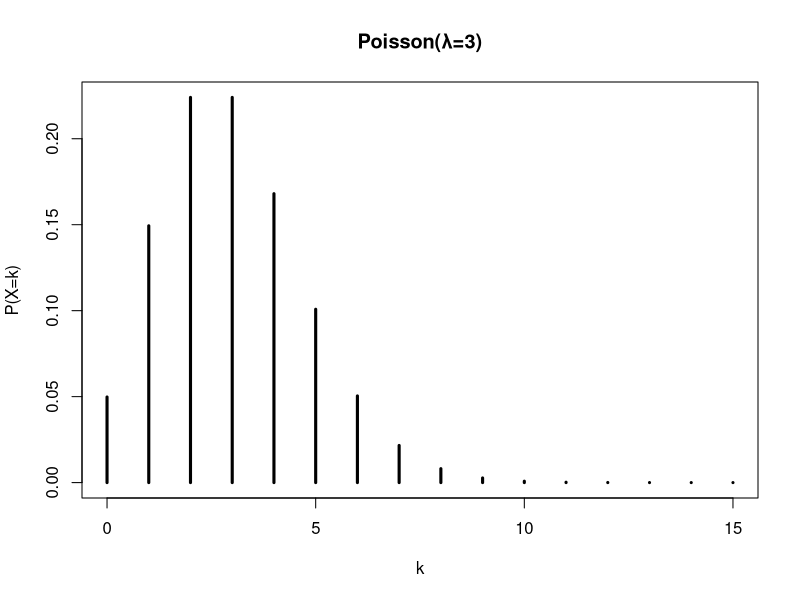
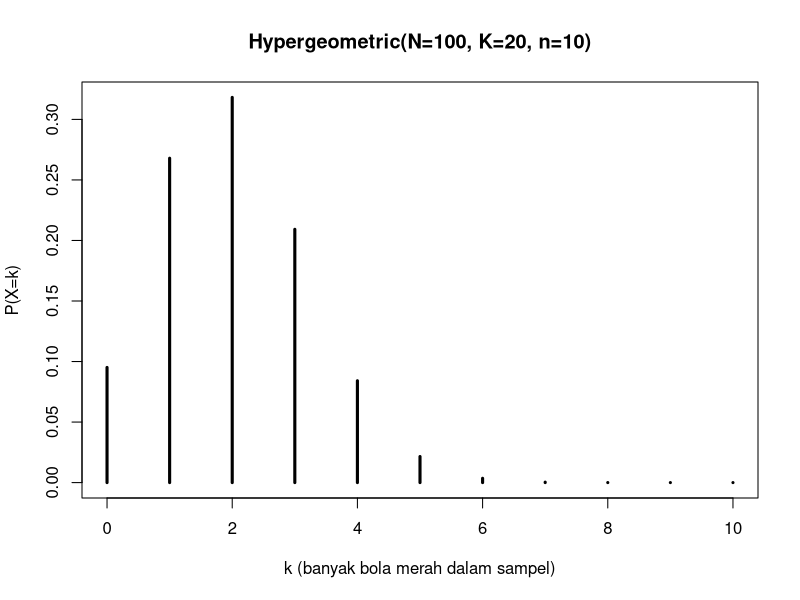
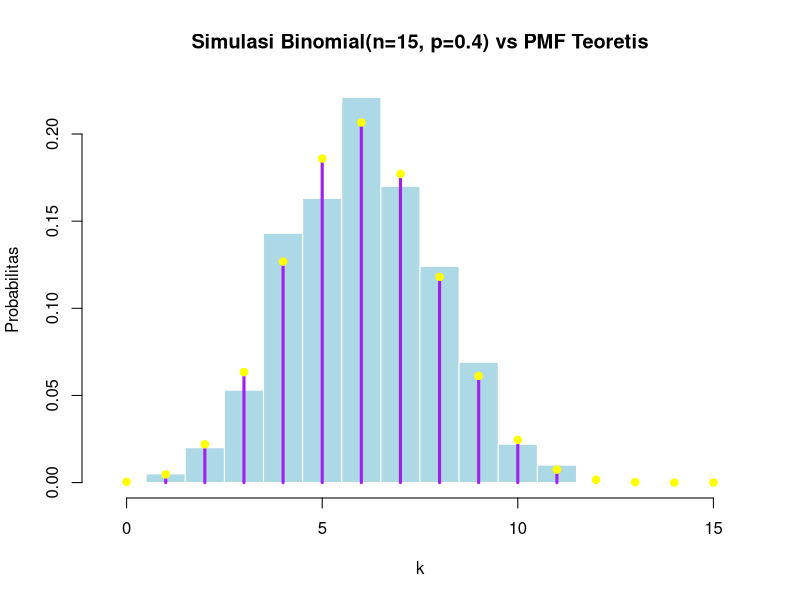

Reproduce these figures in R, in order.
# 1. Jika rata-rata pelanggan datang ke toko adalah 3 orang per jam, modelkan dengan Poisson dan hitung P(X≥5)
lambda <- 3          # rata-rata pelanggan per jam
x <- 0:15
pmf <- dpois(x, lambda)
plot(x, pmf, type='h', lwd=3,
     main='Poisson(λ=3)', xlab='k', ylab='P(X=k)')

# P(X >= 5) = 1 - P(X <= 4)
p_ge5 <- 1 - ppois(4, lambda)
p_ge5

# Verifikasi dengan jumlah manual PMF
sum(dpois(5:15, lambda))

# 2. Dari 100 bola (20 berwarna merah), diambil 10 tanpa pengembalian. Modelkan jumlah bola merah yang diambil dengan distribusi yang tepat
N <- 100    # ukuran populasi
K <- 20     # jumlah sukses di populasi (bola merah)
n <- 10     # ukuran sampel

# Domain k
k <- seq(from = max(0, n + K - N), to = min(n, K))

# PMF: P(X = k)
pmf <- dhyper(k, m = K, n = N - K, k = n)
data.frame(k = k, P = pmf)

# Plot PMF
plot(k, pmf, type = "h", lwd = 3,
     main = paste0("Hypergeometric(N=",N,", K=",K,", n=",n,")"),
     xlab = "k (banyak bola merah dalam sampel)", ylab = "P(X=k)")

# Ekspektasi teoretis
n * K / N

# Variansi teoretis
n * K/N * (1 - K/N) * ((N - n)/(N - 1))

# Simulasi
set.seed(2025)
m <- 10000
samp <- rhyper(m, m = K, n = N - K, k = n)
mean(samp)   # ≈ 2
var(samp)    # ≈ teori

# 3. Simulasikan 1.000 percobaan Binomial (n=15,p=0.4) dan bandingkan histogram hasil simulasi dengan PMF teoretis.
set.seed(2025)
n <- 15; p <- 0.4
x <- 0:n
pmf <- dbinom(x, size=n, prob=p)
cdf <- pbinom(x, size=n, prob=p)

# Simulasi 1000 percobaan
m <- 1000
samp <- rbinom(m, size=n, prob=p)

# Histogram hasil simulasi (densitas) + PMF teoretis
hist(samp, breaks = seq(-0.5, n+0.5, by=1), probability = TRUE,
     col = "lightblue", border = "white",
     main = "Simulasi Binomial(n=15, p=0.4) vs PMF Teoretis",
     xlab = "k", ylab = "Probabilitas")

# Overlay PMF teoretis
lines(x, pmf, type = "h", lwd = 3, col = "purple")
points(x, pmf, pch = 19, col = "yellow")

# Bandingkan frekuensi relatif simulasi dengan PMF teoretis
freq_rel <- table(samp) / m
data.frame(k = as.numeric(names(freq_rel)),
           simulasi = as.numeric(freq_rel),
           teoretis = dbinom(as.numeric(names(freq_rel)), size=n, prob=p))

# Statistik simulasi vs teori
mean(samp)      # ≈ n*p = 6
var(samp)       # ≈ n*p*(1-p) = 3.6
n * p
n * p * (1 - p)
